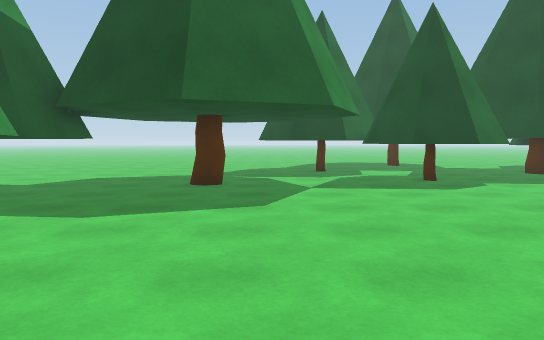
[1] (above)

24 first-person views from a walk through a scene from a Unity 3-D project. The camera is 1.3 m above the floor, tilts 4° down and sees 70° across. The floor is counted in squares, 1 m on a side. Each view is taken from the middle of a square. On the plan, view 1 faces up. The plan holds only what a view shows up to about 16 squares ahead; the rest is blank. The place goes on beyond the plan. The player is left out. Surface patterns are stand-ins for the level's own textures.

[2]
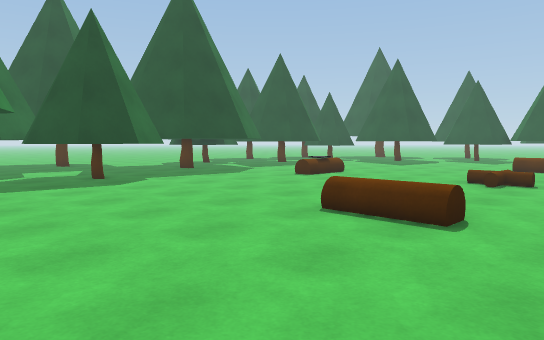

[3]
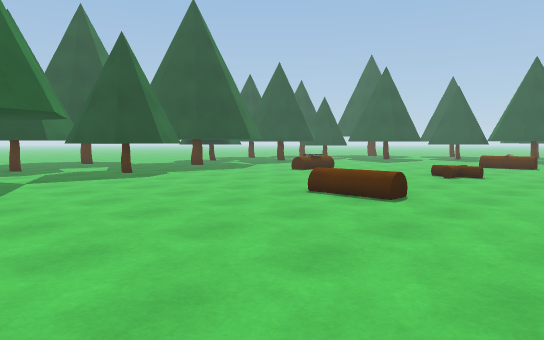

[4]
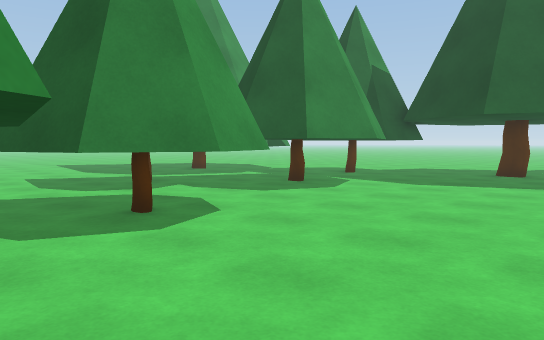

[5]
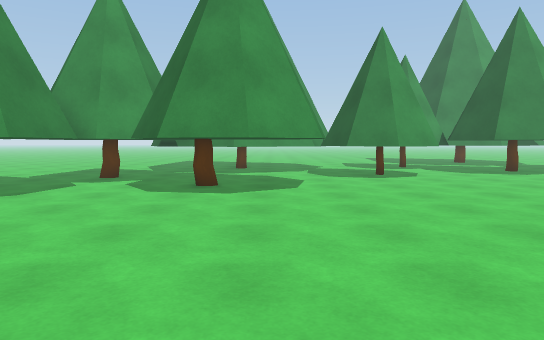

[6]
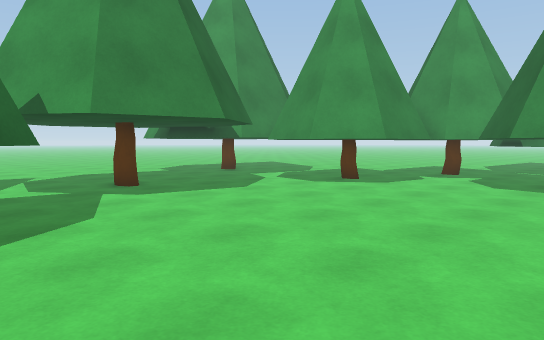

[7]
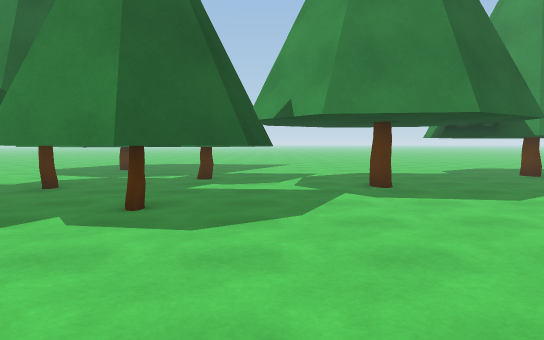

[8]
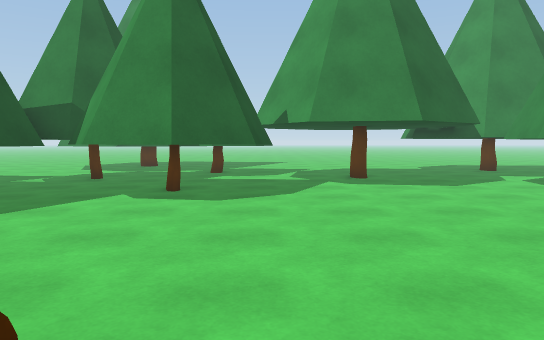

[9]
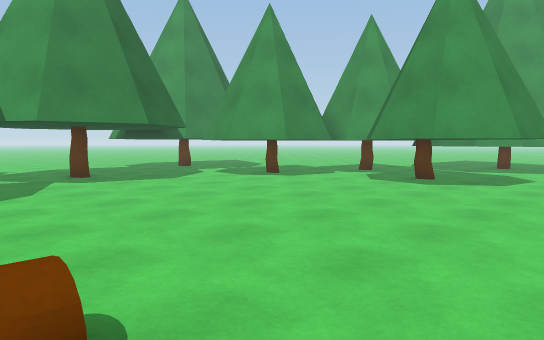

[10]
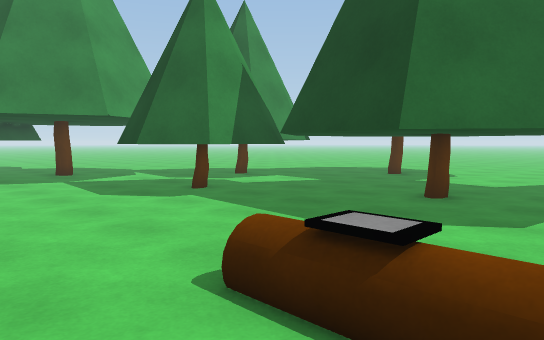

[11]
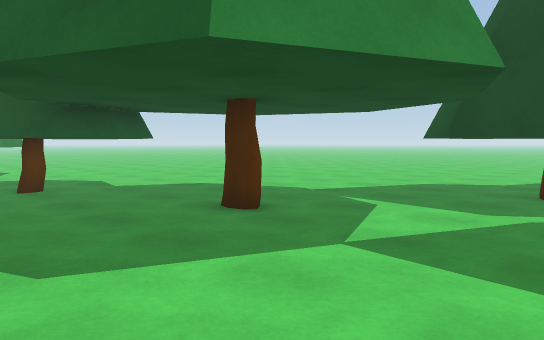

[12]
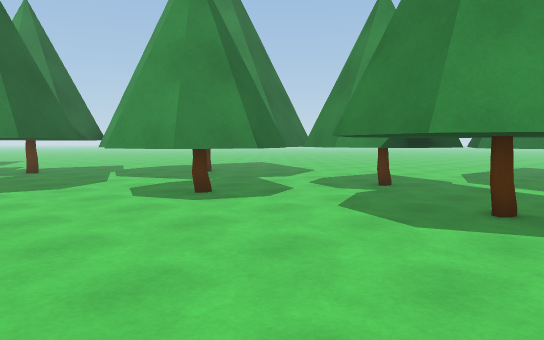

[13]
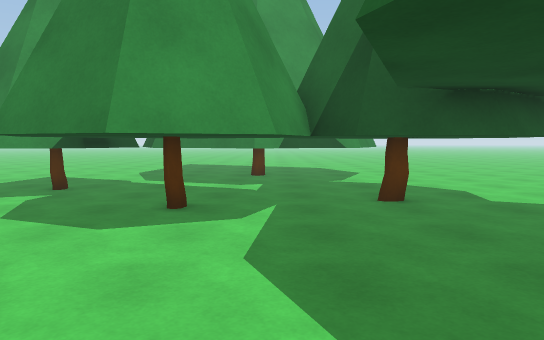

[14]
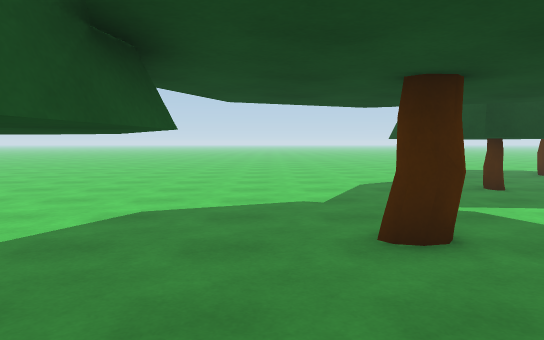

[15]
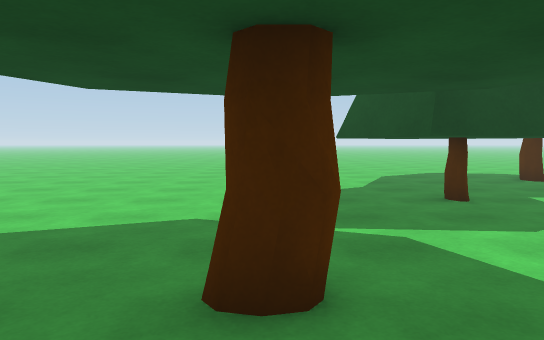

[16]
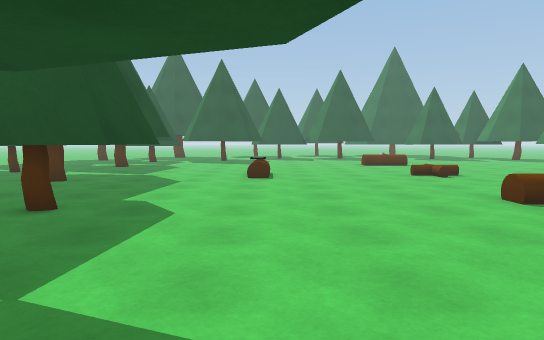

[17]
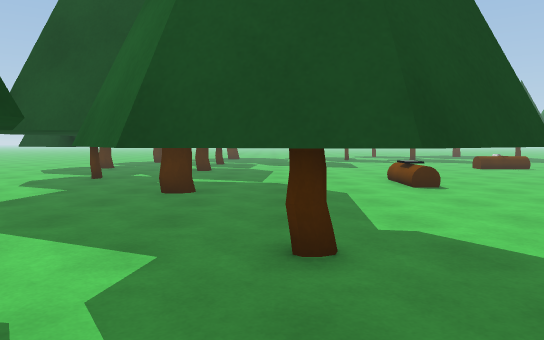

[18]
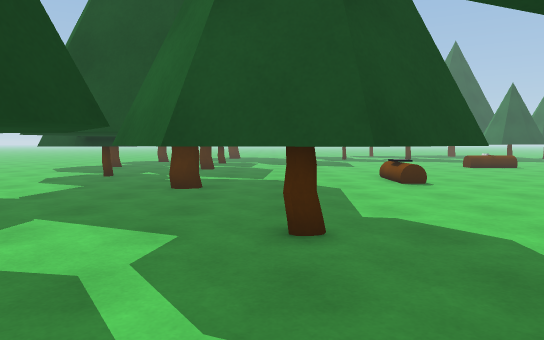

[19]
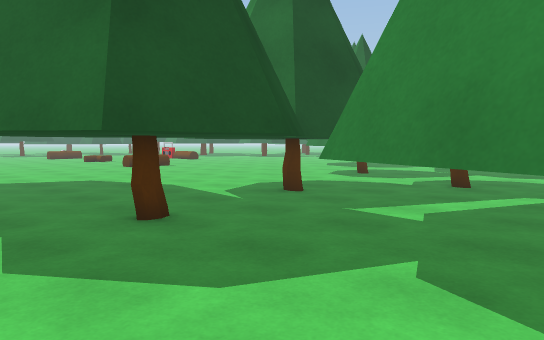

[20]
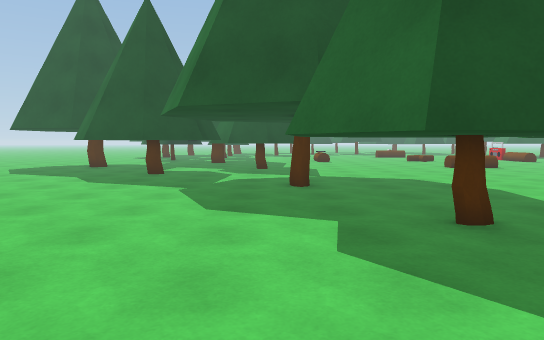

[21]
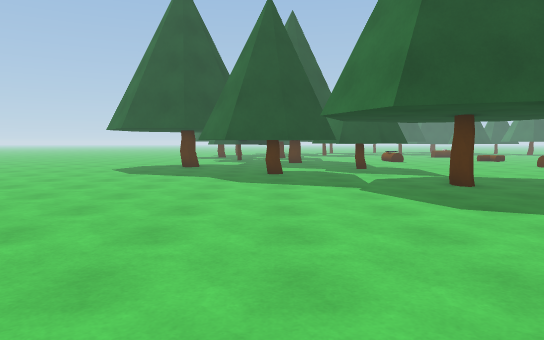

[22]
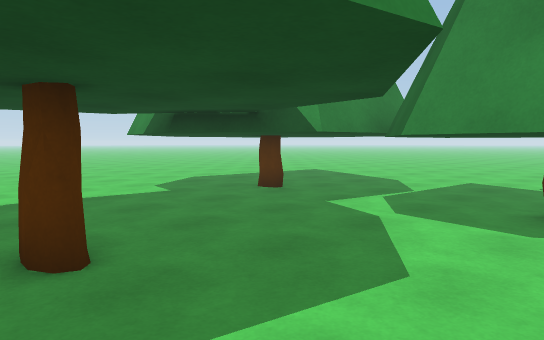

[23]
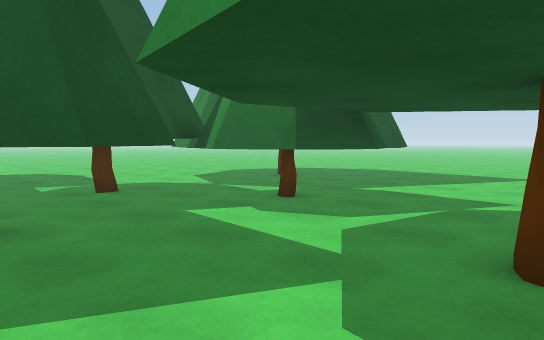

[24]
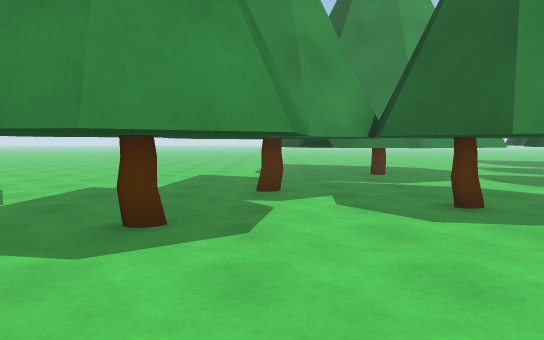

### Floor plan
Key: @ floor where view 1 was taken; . floor; T tree; C brown cylinder.
Columns run from 14 left of view 1 to 15 right of it. Each row starts with its distance up from view 1.
 23 .....................T ......
 22 .....................T.....TT
 21 ................TT...... ..T T
 20  .............TT..T.... TTTT T
 19   ............T....T..TT...T
 18 . ............T.T..T..T......
 17 ..............T....T..T..T...
 16 ..............TTTTTT  ...T...
 15 ................TTTTTTT......
 14 .................TTTTTTT...TT
 13 ......T..........TTTTTTTTTTT.
 12 ....TT.TT...T.....TTTT........
 11 T...T...TT..........T.........
 10 TTT.T.T..T....................
  9 TTTTT....T...................C
  8 TTTTTT.TT.....................
  7 TTTTT   TT....................
  6 TT TTT....T...................
  5    TTT.T..T...................
  4    T.T....T...................
  3  TT T T.TT........... ......
  2 T.     TT............ ........
  1 ..  TTTT.T..........CC........
  0 ..   TT TTTT..@...............
 -1 ...   T TTTT..............
 -2 .......  TTT.........      .
 -3 .. TTT  TTTT..............
 -4    TTT  TTT..T.............  C
 -5     TT  T..TT.TT............ C
 -6      TTTTT.T...TT...........
 -7      TTTTTTT....T............
 -8      TTTTTTT.T..T.............
 -9      TTTTTT T..T..............
-10      TT  T..TTT...............
-11          ....TT............TT.
-12       T  .TT. TTTT........TTTT
-13      ... ...TT...T.......TTTTT
-14      .... T.T .T..T......TTTTT
-15      ...... T....T.......TTT
-16      ........T..TT........TT
-17      .........TTT.....T......T
-18       ...... T...T....T...TTTT
-19      ......  .....T......TT TT
-20      ......T......TT.....TTTT
-21      ...... ...T...T.....TT
-22      ...    ......T.......
-23                   T.......

Where each view was taken, in squares from view 1:
view 1: 0 up, 0 right, facing up
view 2: 1 down, 0 right, facing up-right
view 3: 3 down, 2 left, facing up-right
view 4: 5 down, 2 right, facing up-left
view 5: 6 down, 11 right, facing left
view 6: 6 down, 13 right, facing down-left
view 7: 6 down, 11 right, facing down
view 8: 3 down, 11 right, facing down
view 9: 2 down, 13 right, facing down-left
view 10: 7 up, 15 right, facing up-left
view 11: 7 up, 4 right, facing up-left
view 12: 7 up, 1 right, facing down-left
view 13: 7 up, 1 right, facing left
view 14: 7 up, 4 left, facing up
view 15: 9 up, 2 left, facing up
view 16: 9 up, 2 left, facing right
view 17: 14 up, 1 right, facing right
view 18: 14 up, 0 right, facing right
view 19: 13 up, 14 left, facing down-right
view 20: 13 up, 14 left, facing right
view 21: 18 up, 14 left, facing right
view 22: 13 down, 9 right, facing down-left
view 23: 13 down, 7 right, facing down-right
view 24: 12 down, 7 right, facing left
